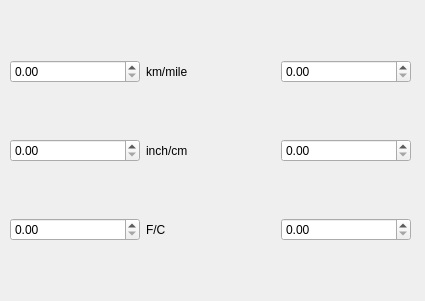
<?xml version="1.0" encoding="UTF-8"?>
<ui version="4.0">
 <class>Dialog</class>
 <widget class="QDialog" name="Dialog">
  <property name="geometry">
   <rect>
    <x>0</x>
    <y>0</y>
    <width>425</width>
    <height>301</height>
   </rect>
  </property>
  <property name="windowTitle">
   <string>Dialog</string>
  </property>
  <widget class="QWidget" name="verticalLayoutWidget">
   <property name="geometry">
    <rect>
     <x>10</x>
     <y>10</y>
     <width>401</width>
     <height>281</height>
    </rect>
   </property>
   <layout class="QVBoxLayout" name="verticalLayout">
    <item>
     <layout class="QHBoxLayout" name="kmmile_layout">
      <item>
       <widget class="QDoubleSpinBox" name="kmmile_km"/>
      </item>
      <item>
       <widget class="QLabel" name="kmmile_label">
        <property name="text">
         <string>km/mile</string>
        </property>
       </widget>
      </item>
      <item>
       <widget class="QDoubleSpinBox" name="kmmile_mile"/>
      </item>
     </layout>
    </item>
    <item>
     <layout class="QHBoxLayout" name="inchcm_layout">
      <item>
       <widget class="QDoubleSpinBox" name="inchcm_inch"/>
      </item>
      <item>
       <widget class="QLabel" name="inchcm_label">
        <property name="text">
         <string>inch/cm</string>
        </property>
       </widget>
      </item>
      <item>
       <widget class="QDoubleSpinBox" name="inchcm_cm"/>
      </item>
     </layout>
    </item>
    <item>
     <layout class="QHBoxLayout" name="fc_layout">
      <item>
       <widget class="QDoubleSpinBox" name="fc_f"/>
      </item>
      <item>
       <widget class="QLabel" name="fc_label">
        <property name="text">
         <string>F/C</string>
        </property>
       </widget>
      </item>
      <item>
       <widget class="QDoubleSpinBox" name="fc_c"/>
      </item>
     </layout>
    </item>
   </layout>
  </widget>
 </widget>
 <resources/>
 <connections/>
</ui>
